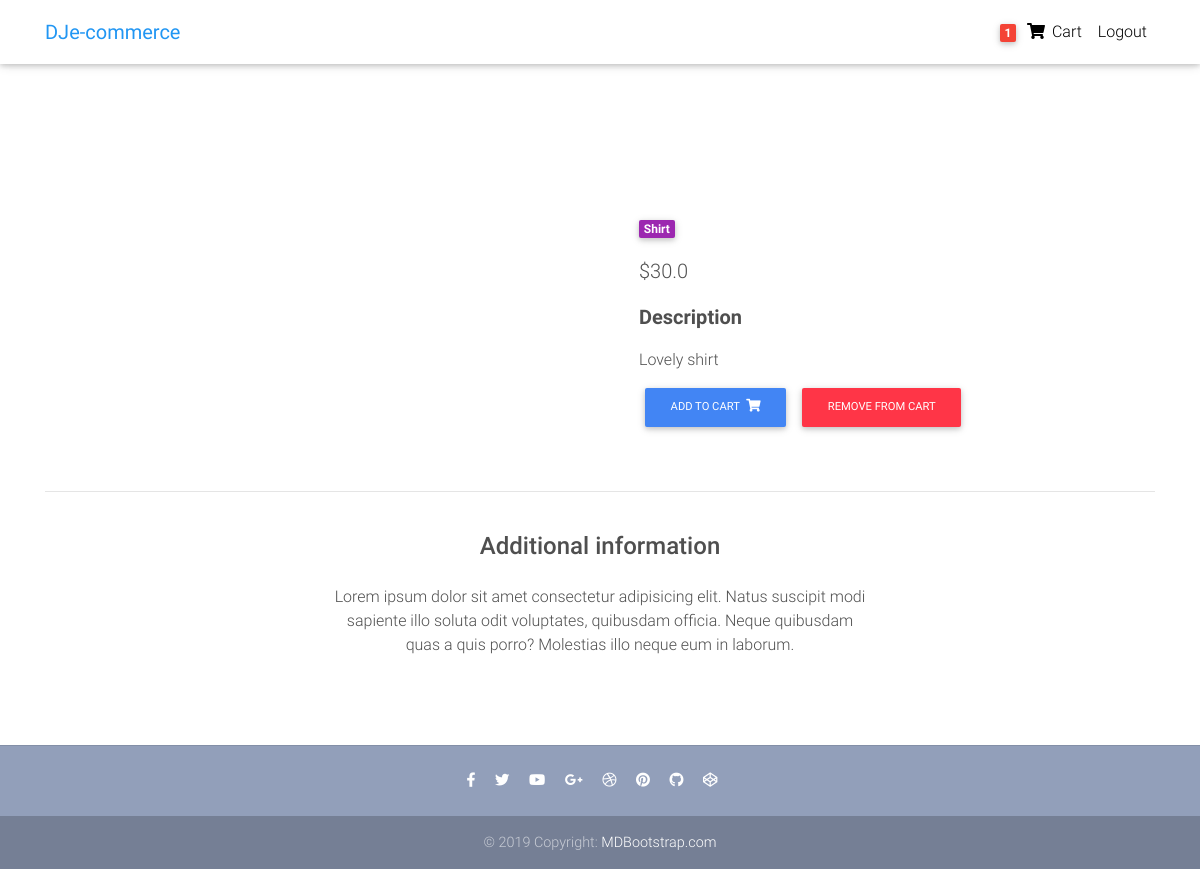
The page /product/product-1/ (signed in) on the database its author committed.
### core/models.py (models this page shows, shortened)
class Order(models.Model):
    user = models.ForeignKey(settings.AUTH_USER_MODEL, on_delete=models.CASCADE)
    ref_code = models.CharField(max_length=20)
    items = models.ManyToManyField(OrderItem)
    start_date = models.DateTimeField(auto_now_add=True)
    ordered_date = models.DateTimeField()
    ordered = models.BooleanField(default=False)
    shipping_address = models.ForeignKey('Address', related_name='shipping_address', on_delete=models.SET_NULL, blank=True, null=True)
    billing_address = models.ForeignKey('Address', related_name='billing_address', on_delete=models.SET_NULL, blank=True, null=True)
    payment = models.ForeignKey('Payment', on_delete=models.SET_NULL, blank=True, null=True)
    coupon = models.ForeignKey('Coupon', on_delete=models.SET_NULL, blank=True, null=True)
    being_delivered = models.BooleanField(default=False)
    received = models.BooleanField(default=False)
    refund_requested = models.BooleanField(default=False)
    refund_granted = models.BooleanField(default=False)

class Item(models.Model):
    title = models.CharField(max_length=100)
    price = models.FloatField()
    discount_price = models.FloatField(blank=True, null=True)
    category = models.CharField(choices=CATEGORY_CHOICES, max_length=2)
    label = models.CharField(choices=LABEL_CHOICES, max_length=1)
    slug = models.SlugField()
    description = models.TextField()
    image = models.ImageField()
    def get_add_to_cart_url(self):
        return reverse("core:add-to-cart", kwargs={
            'slug': self.slug
        })
    def get_remove_from_cart_url(self):
        return reverse("core:remove-from-cart", kwargs={
            'slug': self.slug
        })

### core/views.py (the view)
# urls.py: path('product/<slug>/', ItemDetailView.as_view(), name='product'),
class ItemDetailView(DetailView):
    model = Item
    template_name = "product.html"

### core/templatetags/cart_template_tags.py (called while the page is built)
@register.filter
def cart_item_count(user):
    if user.is_authenticated:
        qs = Order.objects.filter(user=user, ordered=False)
        if qs.exists():
            return qs[0].items.count()
    return 0

### templates/product.html (shortened to what this page needs)
{% extends "base.html" %}
{% block content %}
  <main class="mt-5 pt-4">
    <div class="container dark-grey-text mt-5">
      <div class="row wow fadeIn">
        <div class="col-md-6 mb-4">
        </div>
        <div class="col-md-6 mb-4">
          <div class="p-4">
            <div class="mb-3">
              <a href="">
                <span class="badge purple mr-1">{{ object.get_category_display }}</span>
              </a>
            </div>
            <p class="lead">
              {% if object.discount_price %}
              <span class="mr-1">
                <del>${{ object.price }}</del>
              </span>
              <span>${{ object.discount_price }}</span>
              {% else %}
              <span>${{ object.price }}</span>
              {% endif %}
            </p>
            <p class="lead font-weight-bold">Description</p>
            <p>{{ object.description }}</p>
            <a href="{{ object.get_add_to_cart_url }}" class="btn btn-primary btn-md my-0 p">
              Add to cart
              <i class="fas fa-shopping-cart ml-1"></i>
            </a>
            <a href="{{ object.get_remove_from_cart_url }}" class="btn btn-danger btn-md my-0 p">
              Remove from cart
            </a>
          </div>
        </div>
      </div>
      <hr>
      <div class="row d-flex justify-content-center wow fadeIn">
        <div class="col-md-6 text-center">
          <h4 class="my-4 h4">Additional information</h4>
          <p>Lorem ipsum dolor sit amet consectetur adipisicing elit. Natus suscipit modi sapiente illo soluta odit
            voluptates,
            quibusdam officia. Neque quibusdam quas a quis porro? Molestias illo neque eum in laborum.</p>
        </div>
      </div>
      <div class="row wow fadeIn">
        <div class="col-lg-4 col-md-12 mb-4">
        </div>
        <div class="col-lg-4 col-md-6 mb-4">
        </div>
        <div class="col-lg-4 col-md-6 mb-4">
        </div>
      </div>
    </div>
  </main>
{% endblock content %}

### templates/navbar.html (shortened to what this page needs)
{% load cart_template_tags %}
<nav class="navbar fixed-top navbar-expand-lg navbar-light white scrolling-navbar">
    <div class="container">
      <a class="navbar-brand waves-effect" href="/">
        <strong class="blue-text">DJe-commerce</strong>
      </a>
      <div class="collapse navbar-collapse" id="navbarSupportedContent">
        <ul class="navbar-nav nav-flex-icons">
          {% if request.user.is_authenticated %}
          <li class="nav-item">
            <a href="{% url 'core:order-summary' %}" class="nav-link waves-effect">
              <span class="badge red z-depth-1 mr-1"> {{ request.user|cart_item_count }} </span>
              <i class="fas fa-shopping-cart"></i>
              <span class="clearfix d-none d-sm-inline-block"> Cart </span>
            </a>
          </li>
          <li class="nav-item">
            <a class="nav-link waves-effect" href="{% url 'account_logout' %}">
              <span class="clearfix d-none d-sm-inline-block"> Logout </span>
            </a>
          </li>
          {% endif %}
        </ul>
      </div>
    </div>
  </nav>

### templates/base.html (style rules this page uses)
html, body, header, .carousel { height: 60vh; }

### rows shown on the page
Item: category "Shirt", price "30.0", description "Lovely shirt"

### other values the page prints
{{ request.user|cart_item_count }} "1"
